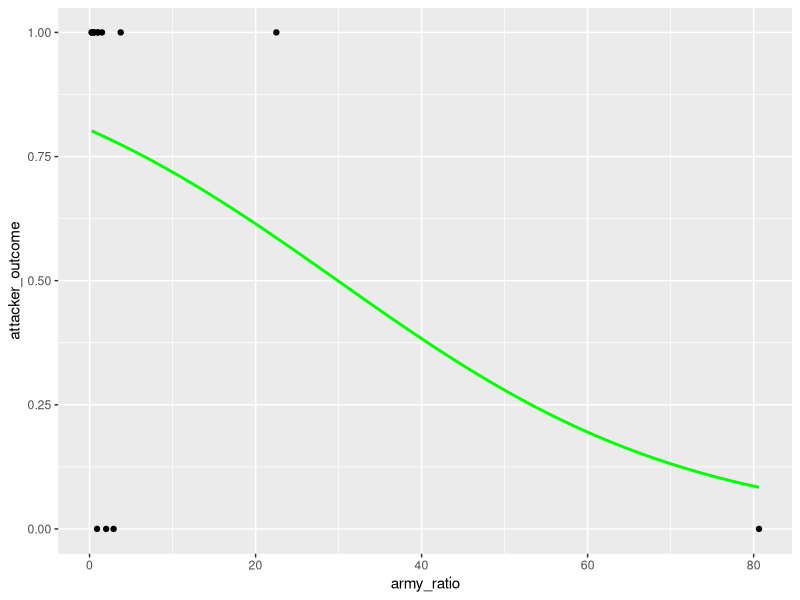
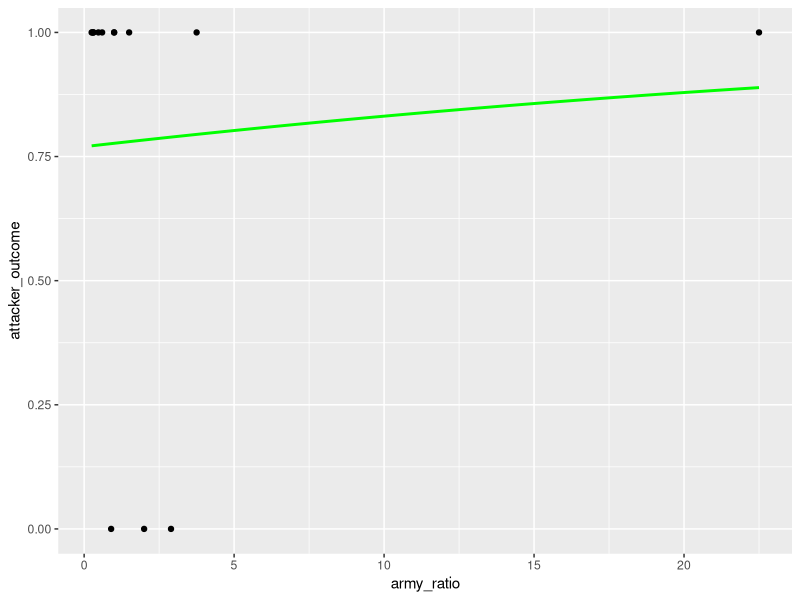

Write the R code that produced these figures, in order.
library(dplyr)
library(ggplot2)

battles <- read.csv('battles.csv')


# Print summary statistics for battles dataset.
summary(battles)

# Convert to data frame and remove rows that do not have data for attacker or defender size or outcome.
battles_df = as.data.frame(battles)

battles_cleaned <- battles_df[(!is.na(battles_df$attacker_size) & !is.na(battles_df$defender_size) & !is.na(battles_df$attacker_outcome)), ]


# Add column and calculate ratio for difference in attacker and defender sizes.
for (row in battles_cleaned){
  battles_cleaned$army_ratio <- battles_cleaned$attacker_size / battles_cleaned$defender_size
}

# Add column for binary variable indicating whether attacker size was greater than or equal to defender.
battles_cleaned$comp[which(battles_cleaned$attacker_size >= battles_cleaned$defender_size)] <- 1
battles_cleaned$comp[which(battles_cleaned$attacker_size < battles_cleaned$defender_size)] <- 0


# Change Binary Attacker Outcome to 1 or 0.
battles_cleaned$attacker_outcome[which(battles_cleaned$attacker_outcome == "win")] <- 1
battles_cleaned$attacker_outcome[which(battles_cleaned$attacker_outcome == "loss")] <- 0
battles_cleaned$attacker_outcome <- as.numeric(battles_cleaned$attacker_outcome)

print(head(battles_cleaned))

# Run logistic regression to find log odds of attacker win based on whether attacker size is greater than defender size.
battles_glm1 <- glm(battles_cleaned$attacker_outcome ~ battles_cleaned$comp, data = battles_cleaned, family = binomial())

summary(battles_glm1)

# Run logistic regression to find log odds of attacker win based on ratio of attacker size to defender size.

battles_glm1 <- glm(battles_cleaned$attacker_outcome ~ battles_cleaned$army_ratio, data = battles_cleaned, family = binomial())

summary(battles_glm1)

# Plot regression.
ggplot(battles_cleaned, aes(x=army_ratio, y= attacker_outcome)) + geom_point() +
  stat_smooth(method="glm", color="green", se=FALSE, 
              method.args = list(family=binomial))

# Try regression again with outlier removed.
battles_outlier_removed <- battles_cleaned[which(battles_cleaned$name != "Battle of Castle Black"),]

# Run logistic regression to find log odds of attacker win based on ratio of attacker size to defender size with outlier removed.

battlesnew_glm1 <- glm(battles_outlier_removed$attacker_outcome ~ battles_outlier_removed$army_ratio, data = battles_outlier_removed, family = binomial())

summary(battlesnew_glm1)

# Plot regression with outlier removed.
ggplot(battles_outlier_removed, aes(x=army_ratio, y= attacker_outcome)) + geom_point() +
  stat_smooth(method="glm", color="green", se=FALSE, 
              method.args = list(family=binomial))


